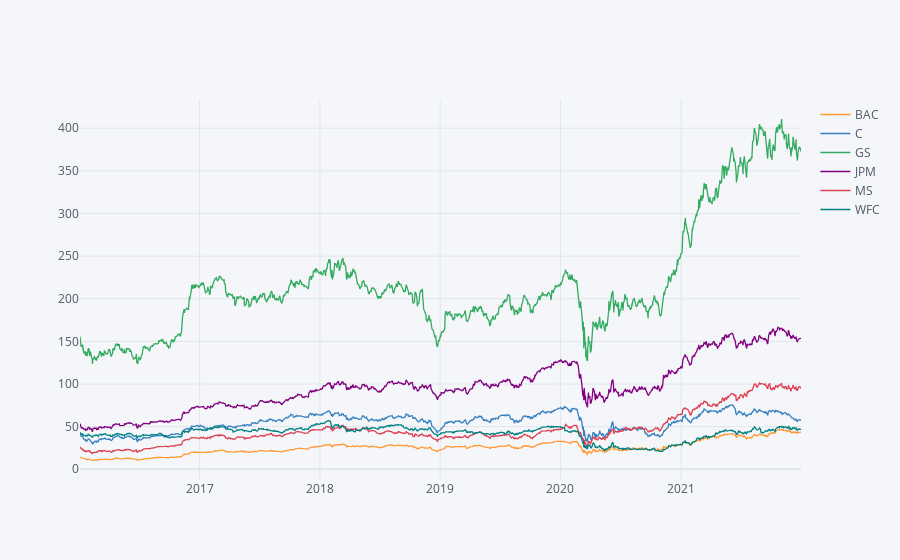

The notebook cell this image was saved under:
### Code cell
bank_stacks.xs(key='Close',axis=1,level='Stock Info').iplot()

### Figure 1 — Plotly figure (JSON) as saved in the notebook; plotly's stock layout.template omitted (floating-point values rounded to 4 significant figures; data arrays with more than 128 entries replaced by an {"elided": "..."} marker saying what was removed)
{"data": [{"line": {"color": "rgba(255, 153, 51, 1.0)", "dash": "solid", "shape": "linear", "width": 1.3}, "mode": "lines", "name": "BAC", "text": "", "type": "scatter", "x": {"elided": "1511 str values"}, "y": {"elided": "1511 float values"}}, {"line": {"color": "rgba(55, 128, 191, 1.0)", "dash": "solid", "shape": "linear", "width": 1.3}, "mode": "lines", "name": "C", "text": "", "type": "scatter", "x": {"elided": "1511 str values"}, "y": {"elided": "1511 float values"}}, {"line": {"color": "rgba(50, 171, 96, 1.0)", "dash": "solid", "shape": "linear", "width": 1.3}, "mode": "lines", "name": "GS", "text": "", "type": "scatter", "x": {"elided": "1511 str values"}, "y": {"elided": "1511 float values"}}, {"line": {"color": "rgba(128, 0, 128, 1.0)", "dash": "solid", "shape": "linear", "width": 1.3}, "mode": "lines", "name": "JPM", "text": "", "type": "scatter", "x": {"elided": "1511 str values"}, "y": {"elided": "1511 float values"}}, {"line": {"color": "rgba(219, 64, 82, 1.0)", "dash": "solid", "shape": "linear", "width": 1.3}, "mode": "lines", "name": "MS", "text": "", "type": "scatter", "x": {"elided": "1511 str values"}, "y": {"elided": "1511 float values"}}, {"line": {"color": "rgba(0, 128, 128, 1.0)", "dash": "solid", "shape": "linear", "width": 1.3}, "mode": "lines", "name": "WFC ", "text": "", "type": "scatter", "x": {"elided": "1511 str values"}, "y": {"elided": "1511 float values"}}], "layout": {"legend": {"bgcolor": "#F5F6F9", "font": {"color": "#4D5663"}}, "paper_bgcolor": "#F5F6F9", "plot_bgcolor": "#F5F6F9", "title": {"font": {"color": "#4D5663"}}, "xaxis": {"gridcolor": "#E1E5ED", "showgrid": true, "tickfont": {"color": "#4D5663"}, "title": {"font": {"color": "#4D5663"}, "text": ""}, "zerolinecolor": "#E1E5ED"}, "yaxis": {"gridcolor": "#E1E5ED", "showgrid": true, "tickfont": {"color": "#4D5663"}, "title": {"font": {"color": "#4D5663"}, "text": ""}, "zerolinecolor": "#E1E5ED"}}}
